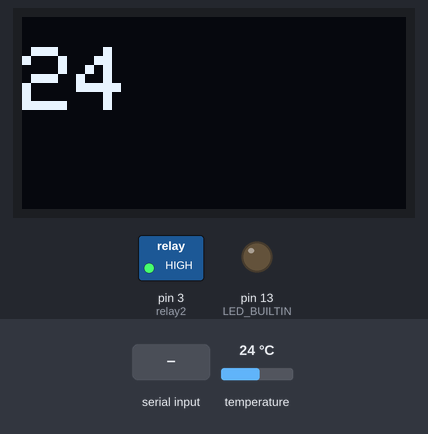
This sketch was run on a simulated Arduino Uno, built with avr-gcc and run on an emulated ATmega328P. On the bench: 128×64 one-colour display, switched loads named in the sketch (green lamp = pin HIGH), output pins drawn as LEDs (lit = HIGH). The test bench sets the inputs (shaded band); at power-on: temperature 24 °C. Pins used as bus, display or sensor lines are not drawn; what the sketch prints to the serial monitor is not drawn.

Above: at 1.2 s.
1.3 s: "1" received over Serial
Timing chart, 0 to 4.3 s (numbered marks = the images above; inputs shaded):
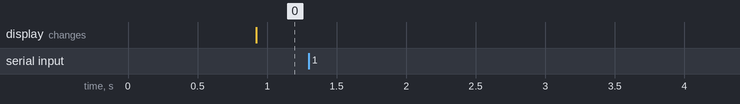

Measured:
- after the input at 1.3 s, every drawn part: stays the same

The sketch:

FF.ino.ino
```cpp
#include <EEPROM.h>
#include <SimpleTimer.h>
#include <OneWire.h>
#include <DallasTemperature.h>
#include <SPI.h>
#include <Wire.h>
#include <Adafruit_GFX.h>
#include <Adafruit_SSD1306.h>

#define OLED_RESET 4
Adafruit_SSD1306 display(OLED_RESET);

// Data wire is plugged into pin 2 on the Arduino
#define ONE_WIRE_BUS 2

// Setup a oneWire instance to communicate with any OneWire devices
// (not just Maxim/Dallas temperature ICs)
OneWire oneWire(ONE_WIRE_BUS);

// the timer object
SimpleTimer timer;

// Pass our oneWire reference to Dallas Temperature.
DallasTemperature sensors(&oneWire);


//Debug stuff
boolean debug = false; //Obviously turn on for serial debugging.

//Fridge mode (in development)
int fridgeTemp = 7;
int fridgePin = 7;
int fridgeToggle = 0;


//Code for it:
//  fridgeToggle = digitalRead(fridgePin);
//  digitalWrite(LED_BUILTIN, fridgeToggle);


//Variables
unsigned int incomingByte = 0;
boolean isConnected = false;
boolean toggle1 = false;
int relay1 = 4;
int relay2 = 3;


int currentTemp = 0;
int upperLimit = (int)EEPROM.read(0) + (int)EEPROM.read(1);
int lowerLimit = (int)EEPROM.read(0) - (int)EEPROM.read(1);


void setup(){
  //Sets the baud rate.
  Serial.begin(9600);           // set up Serial library at 9600 bps

  display.begin(SSD1306_SWITCHCAPVCC, 0x3C);  // initialize with the I2C addr 0x3D (for the 128x64)

  //Set all pins for operation.
  pinMode(LED_BUILTIN, OUTPUT);
  pinMode(relay1, OUTPUT);
  pinMode(relay2, OUTPUT);
  pinMode(fridgePin, INPUT);

  //Initialize relays to off.
  digitalWrite(relay1, HIGH);
  digitalWrite(relay2, HIGH);

  //Set timer interval and attach it to checking function.
  timer.setInterval((int)EEPROM.read(2) * 1000, TempChecker); //Example timer (timer in mili, function to call)

  // Clear the buffer.
  display.clearDisplay();
  display.setTextSize(3);
  display.setTextColor(WHITE);

}//end setup

//Initialize serial connection for inputting values.
void SerialInit(void){
    while(Serial.available()){Serial.read();}
      Serial.write((char)EEPROM.read(0));
      Serial.write((char)EEPROM.read(1));
      Serial.write((char)EEPROM.read(2));
      isConnected = true;
      delay(150);
  }

//Serial loop behaviour.
void SerialMode(void){

    if(Serial.available() > 2){
        digitalWrite(12, LOW);
        EEPROM.write(0, Serial.read());
        EEPROM.write(1, Serial.read());
        EEPROM.write(2, Serial.read());
        delay(500);
        Serial.write((char)EEPROM.read(0));
        Serial.write((char)EEPROM.read(1));
        Serial.write((char)EEPROM.read(2));
        while(Serial.available() > 0){Serial.read();}
      }

}

//Check the temp at the user specified intervals.
void TempChecker(void){
    sensors.requestTemperatures();
    delay(100);
    display.clearDisplay();
    display.setCursor(0,10);
    currentTemp = sensors.getTempCByIndex(0);
    display.print(currentTemp);
    display.display();
    if(debug){
      Serial.print("Current temp: ");
      Serial.print(currentTemp);
      Serial.print(". Current max: ");
      Serial.print(upperLimit);
      Serial.print(". Current min: ");
      Serial.print(lowerLimit);
      Serial.println("");
    }
  }

//If the temp is outside the specified range, change relay state.
void TempCorrection(void){

    //To stop fridge starting when the temp is yet to be read.
    while(currentTemp == 0){timer.run();}

    if(currentTemp > upperLimit){
        digitalWrite(relay1, LOW);
        digitalWrite(relay2, HIGH);
      }
    else if(currentTemp < lowerLimit){
        digitalWrite(relay2, LOW);
        digitalWrite(relay1, HIGH);
      }
    else{
        digitalWrite(relay1, HIGH);
        digitalWrite(relay2, HIGH);
      }
  }


void loop() {
  //Checks to see if a serial connection has been established and triggers a flag
  if(Serial.available() > 0){
      SerialInit();
      while(isConnected){
        SerialMode();
      }
    }

  timer.run();
  TempCorrection();


}
```
